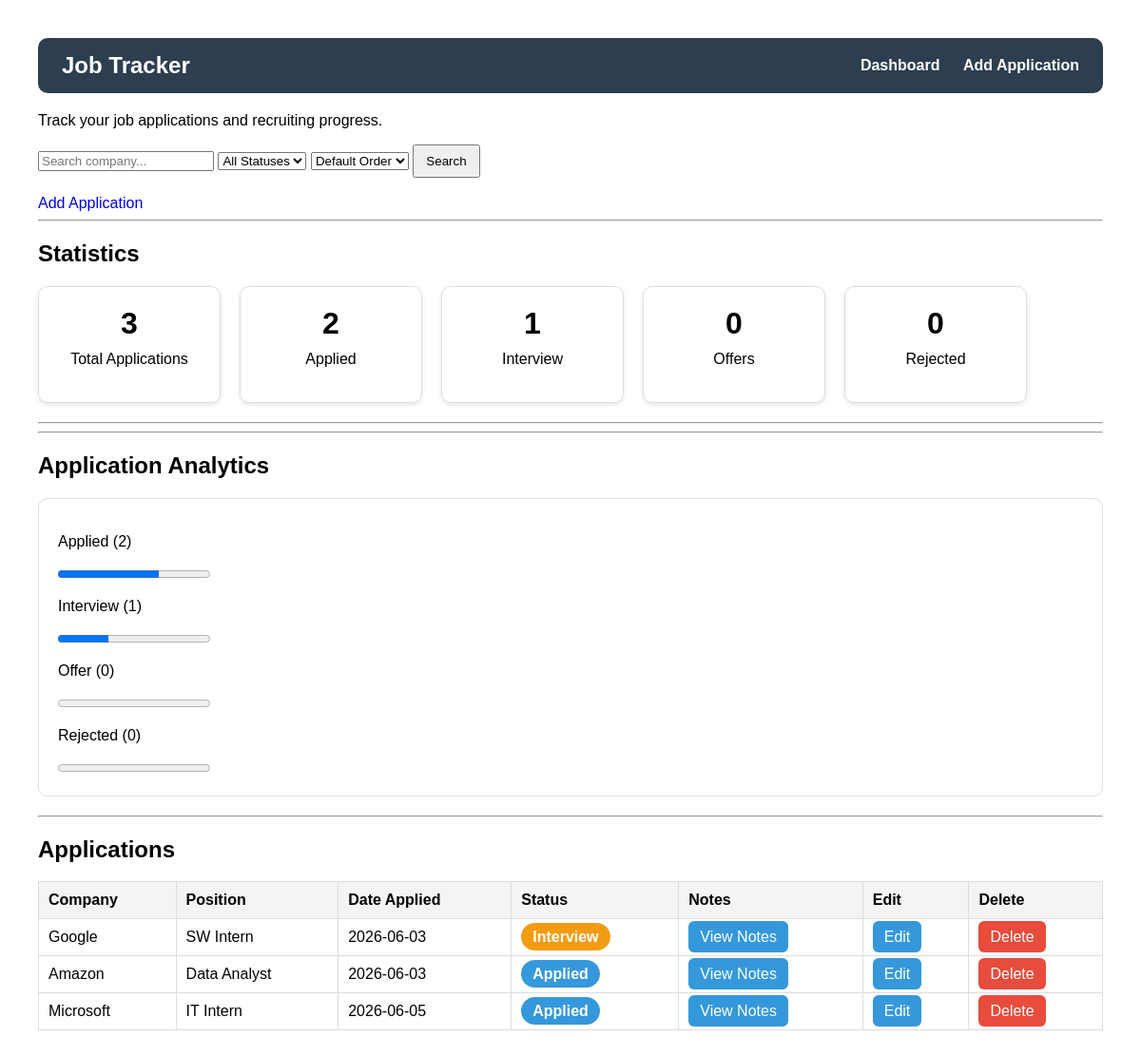
The app's page /, older data.
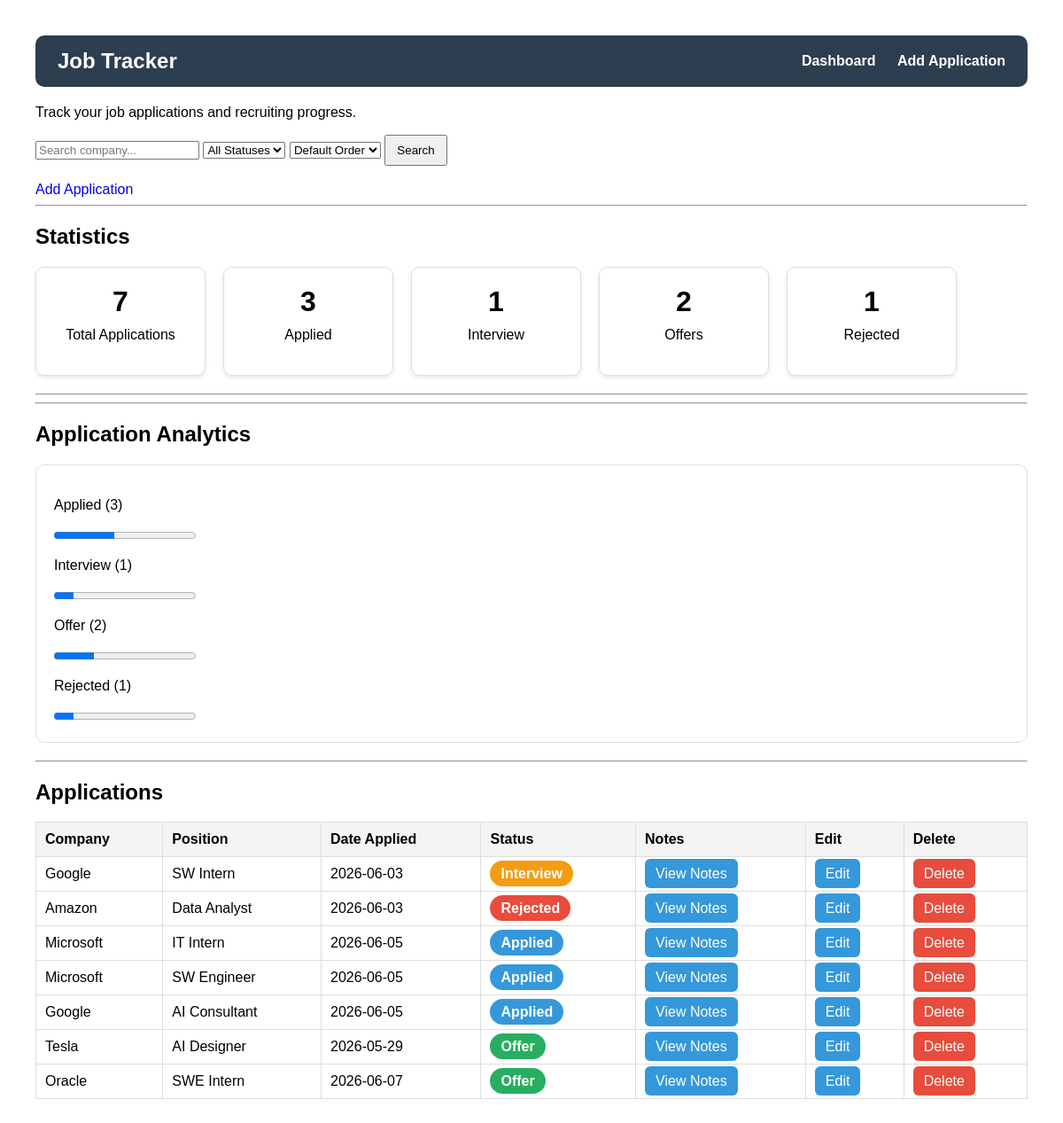
The same page, newer data.
### tables this page shows
CREATE TABLE applications (
    id INTEGER PRIMARY KEY AUTOINCREMENT,
    company TEXT NOT NULL,
    position TEXT NOT NULL,
    status TEXT NOT NULL,
    date_applied TEXT NOT NULL
, notes TEXT);

### app.py (the view, shortened to what this page needs)
@app.route("/")
def home():
    search_term = request.args.get("search", "")
    status_filter = request.args.get("status", "")
    sort_order = request.args.get("sort", "")
    order_clause = ""
    if sort_order == "newest":
        order_clause = " ORDER BY date_applied DESC"
    elif sort_order == "oldest":
        order_clause = " ORDER BY date_applied ASC"
    connection = sqlite3.connect("applications.db")
    cursor = connection.cursor()
    if search_term and status_filter:
        cursor.execute(
            """
            SELECT * FROM applications
            WHERE company LIKE ?
            AND status = ?
            """ + order_clause,
            (f"%{search_term}%", status_filter)
        )
    else:
        cursor.execute(
            "SELECT * FROM applications" + order_clause
        )
    applications = cursor.fetchall()
    total_applications = len(applications)
    applied_count = sum(
        1 for application in applications
        if application[3] == "Applied"
    )
    interview_count = sum(
        1 for application in applications
        if application[3] == "Interview"
    )
    offer_count = sum(
        1 for application in applications
        if application[3] == "Offer"
    )
    rejected_count = sum(
        1 for application in applications
        if application[3] == "Rejected"
    )
    connection.close()
    return render_template(
        "index.html",
        applications=applications,
        total_applications=total_applications,
        applied_count=applied_count,
        interview_count=interview_count,
        offer_count=offer_count,
        rejected_count=rejected_count,
        search_term=search_term,
        status_filter=status_filter,
        sort_order=sort_order
    )

### templates/index.html (shortened to what this page needs)
<!DOCTYPE html>
<html>
<head>
    <link rel="stylesheet" href="{{ url_for('static', filename='style.css') }}">
</head>
<body>
    <nav>
        <h1>Job Tracker</h1>
        <div>
            <a href="/">Dashboard</a>
            <a href="/add">Add Application</a>
        </div>
    </nav>
    <p>Track your job applications and recruiting progress.</p>
<form method="GET">
    <input
        type="text"
        name="search"
        placeholder="Search company..."
        value="{{ search_term }}"
    >
<select name="status">
    <option value=""
        {% if status_filter == "" %}selected{% endif %}>
        All Statuses
    </option>
</select>
<select name="sort">
    <option value=""
        {% if sort_order == "" %}selected{% endif %}>
        Default Order
    </option>
</select>
    <button type="submit">
        Search
    </button>
</form>
<br>
    <a href="/add">Add Application</a>
    <hr>
    <h2>Statistics</h2>
    <div class="stats-container">
        <div class="stat-card">
            <h3>{{ total_applications }}</h3>
            <p>Total Applications</p>
        </div>
        <div class="stat-card">
            <h3>{{ applied_count }}</h3>
            <p>Applied</p>
        </div>
        <div class="stat-card">
            <h3>{{ interview_count }}</h3>
            <p>Interview</p>
        </div>
        <div class="stat-card">
            <h3>{{ offer_count }}</h3>
            <p>Offers</p>
        </div>
        <div class="stat-card">
            <h3>{{ rejected_count }}</h3>
            <p>Rejected</p>
        </div>
    </div>
    <hr>
    <hr>
    <h2>Application Analytics</h2>
    <div class="analytics-card">
        <p>Applied ({{ applied_count }})</p>
        <progress value="{{ applied_count }}" max="{{ total_applications }}"></progress>
        <p>Interview ({{ interview_count }})</p>
        <progress value="{{ interview_count }}" max="{{ total_applications }}"></progress>
        <p>Offer ({{ offer_count }})</p>
        <progress value="{{ offer_count }}" max="{{ total_applications }}"></progress>
        <p>Rejected ({{ rejected_count }})</p>
        <progress value="{{ rejected_count }}" max="{{ total_applications }}"></progress>
    </div>
    <hr>
    <h2>Applications</h2>
    <table>
        <tr>
            <th>Company</th>
            <th>Position</th>
            <th>Date Applied</th>
            <th>Status</th>
            <th>Notes</th>
            <th>Edit</th>
            <th>Delete</th>
        </tr>
        {% if applications %}
            {% for application in applications %}
            <tr>
                <td>{{ application[1] }}</td>
                <td>{{ application[2] }}</td>
                <td>{{ application[4] }}</td>
                <td>
                    <span class="status-badge {{ application[3].lower() }}">
                        {{ application[3] }}
                    </span>
                </td>
                <td>
                    <a
                        class="edit-btn"
                        href="/notes/{{ application[0] }}"
                    >
                        View Notes
                    </a>
                </td>
                <td>
                    <a
                        class="edit-btn"
                        href="/edit/{{ application[0] }}"
                    >
                        Edit
                    </a>
                </td>
                <td>
                    <a
                        class="delete-btn"
                        href="/delete/{{ application[0] }}"
                        onclick="return confirmDelete()"
                    >
                        Delete
                    </a>
                </td>
            </tr>
            {% endfor %}
        {% else %}
            <tr>
                <td colspan="7">
                    No applications found.
                </td>
            </tr>
        {% endif %}
    </table>
</body>
</html>

### static/style.css (style rules this page uses)
body { font-family: Arial, sans-serif; margin: 40px; }
h1 { color: #333; }
table { border-collapse: collapse; width: 100%; }
th, td { border: 1px solid #ddd; padding: 10px; text-align: left; }
th { background-color: #f4f4f4; }
a { text-decoration: none; }
button { padding: 8px 12px; }
.stats-container { display: flex; gap: 20px; flex-wrap: wrap; margin-bottom: 20px; }
.stat-card { border: 1px solid #ddd; border-radius: 10px; padding: 20px; min-width: 150px; text-align: center; box-shadow: 0 2px 5px rgba(0,0,0,0.1); }
.stat-card h3 { margin: 0; font-size: 32px; }
.stat-card p { margin-top: 10px; }
.status-badge { padding: 6px 12px; border-radius: 20px; color: white; font-weight: bold; }
.applied { background-color: #3498db; }
.interview { background-color: #f39c12; }
.offer { background-color: #27ae60; }
.rejected { background-color: #e74c3c; }
.edit-btn { background-color: #3498db; color: white; padding: 8px 12px; border-radius: 6px; text-decoration: none; }
.delete-btn { background-color: #e74c3c; color: white; padding: 8px 12px; border-radius: 6px; text-decoration: none; }
.analytics-card { border: 1px solid #ddd; border-radius: 10px; padding: 20px; margin-bottom: 20px; }
nav { display: flex; justify-content: space-between; align-items: center; padding: 15px 25px; background-color: #2c3e50; border-radius: 10px; margin-bottom: 20px; }
nav h1 { color: white; margin: 0; }
nav a { color: white; text-decoration: none; margin-left: 20px; font-weight: bold; }

Row changes from the older to the newer data that the page shows:
changed applications "Amazon": status "Applied" → "Rejected"
added applications: company "Microsoft", position "SW Engineer", date_applied "2026-06-05", status "Applied"
added applications: company "Google", position "AI Consultant", date_applied "2026-06-05", status "Applied"
added applications: company "Tesla", position "AI Designer", date_applied "2026-05-29", status "Offer"
added applications: company "Oracle", position "SWE Intern", date_applied "2026-06-07", status "Offer"
Text that changed along with them:
{{ total_applications }}: "3" → "7"
{{ applied_count }}: "2" → "3"
{{ offer_count }}: "0" → "2"
{{ rejected_count }}: "0" → "1"
{{ applied_count }}: 2 → 3 (drawn)
{{ offer_count }}: 0 → 2 (drawn)
{{ rejected_count }}: 0 → 1 (drawn)
